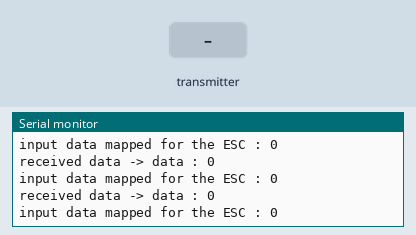
Simulated run of this sketch. Board: Arduino Uno, built with avr-gcc and run on an emulated ATmega328P. Shown: the last lines printed to the serial monitor. The test bench sets the inputs (shaded band). No radio packets arrive unless stated.

Above: at 6.2 s.
6.3 s: the transmitter starts sending data = 64
At 6.83 s:
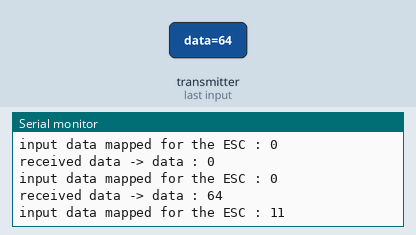
7.8 s: the transmitter starts sending data = 128
At 8.33 s:
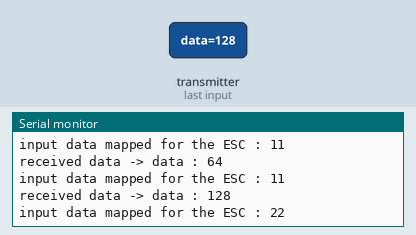
Timing chart, 0 to 10.8 s (numbered marks = the images above; inputs shaded):
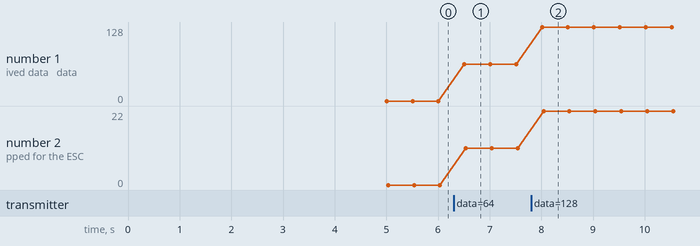

The sketch:

TEST_03_RX_NRF24L01_ANALOG_DATA.ino
```cpp
/*
 * Flying Diamond Project - Test Repository
 * Purpose      : Test code for the NRF24L01 module (Rx only)
 * File name    : TEST_03_RX_NRF24L01_ANALOG_DATA.c
 */

/* Receiver code for the Arduino Radio control with PWM output.
 *
 * Requirements : Install the NRF24 library to your IDE.
 *
 * This code has been written to be uploaded on the following targets : Arduino UNO, NANO, Pro mini (5V,16MHz).
 *
 * Connect a NRF24 module to it :

    Module // Arduino UNO,NANO

    GND    ->   GND
    VCC    ->   3.3V
    CE     ->   D9
    CSN    ->   D10
    MOSI   ->   D11
    MISO   ->   D12
    CLK    ->   D13
*/

/**************************************************/

#include <SPI.h>
#include <nRF24L01.h>
#include <printf.h>
#include <RF24.h>
#include <RF24_config.h>

const uint64_t my_radio_pipe = 0xE8E8F0F0E1LL;    // This ID code must be the same as in the transmitter.

RF24 radio(9, 10);                                // CE and CSN pins.

// The sizeof this struct should not exceed 32 bytes (max size of data that can be send through the NRF24L01 module).
struct Received_data {
  byte data;
};

Received_data received_data;

/**************************************************/

void setup() {
  /*  Considering we're powering both Tx and Rx modules at the same time, we delay the Rx module in order to find
      the Tx module (got some issues without that trick : the Rx module wasn't finding the Tx module).
  */
  delay(5000);

  Serial.begin(9600);

  // We reset the received values.
  received_data.data = 0;

  // Once again, begin and radio configuration.
  radio.begin();
  radio.setAutoAck(false);
  radio.setDataRate(RF24_250KBPS);
  radio.openReadingPipe(1, my_radio_pipe);

  // We start the radio comunication.
  radio.startListening();
}

/**************************************************/

unsigned long last_Time = 0;

void receive_the_data() {
  while ( radio.available() )
  {
    radio.read(&received_data, sizeof(Received_data));
    last_Time = millis(); // Here we receive the data.
  }
}

/**************************************************/

void loop() {
  receive_the_data();
  Serial.print("received data -> data : ");
  Serial.println(received_data.data);
  int inputDataForESC = map(received_data.data, 0, 1023, 0, 179); // We map the analog data received to be conformed with ESC data limits (0 = stop; 179 = max speed).
  Serial.print("input data mapped for the ESC : ");
  Serial.println(inputDataForESC);
  delay(500);
}
```

Measured:
- after the input at 6.3 s, the serial monitor: prints a new line after 0.21 s (image 1)
- after the input at 7.8 s, the serial monitor: prints a new line after 0.21 s (image 2)
- plotted number 1: 0 → 64 after the input at 6.3 s, 64 → 128 after the input at 7.8 s
- plotted number 2: 0 → 11 after the input at 6.3 s, 11 → 22 after the input at 7.8 s
